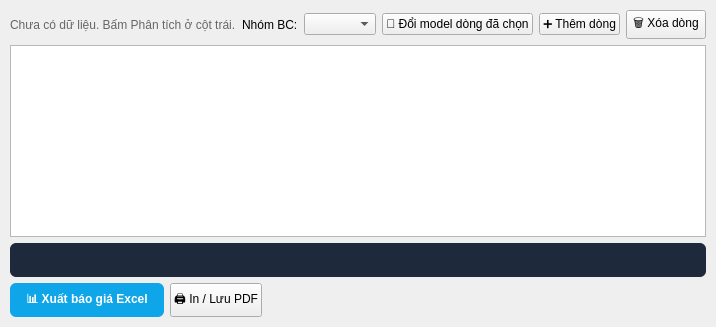
       <widget class="QWidget" name="tab_bao_gia">
        <attribute name="title">
         <string>⑥ Báo giá</string>
        </attribute>
        <layout class="QVBoxLayout" name="lay_bg">
         <property name="leftMargin">
          <number>10</number>
         </property>
         <property name="topMargin">
          <number>10</number>
         </property>
         <property name="rightMargin">
          <number>10</number>
         </property>
         <property name="bottomMargin">
          <number>10</number>
         </property>
         <property name="spacing">
          <number>6</number>
         </property>
         <item>
          <layout class="QHBoxLayout" name="row_bg_bar">
           <item>
            <widget class="QLabel" name="lbl_bg_info">
             <property name="text">
              <string>Chưa có dữ liệu. Bấm Phân tích ở cột trái.</string>
             </property>
             <property name="styleSheet">
              <string notr="true">color:#666;</string>
             </property>
            </widget>
           </item>
           <item>
            <widget class="QLabel" name="lbl_bg_nhom">
             <property name="text">
              <string>Nhóm BC:</string>
             </property>
            </widget>
           </item>
           <item>
            <widget class="QComboBox" name="cbo_bg_group" />
           </item>
           <item>
            <widget class="QPushButton" name="but_doi_model">
             <property name="text">
              <string>🔄 Đổi model dòng đã chọn</string>
             </property>
            </widget>
           </item>
           <item>
            <widget class="QPushButton" name="but_them_dong">
             <property name="text">
              <string>➕ Thêm dòng</string>
             </property>
            </widget>
           </item>
           <item>
            <widget class="QPushButton" name="but_xoa_dong">
             <property name="text">
              <string>🗑️ Xóa dòng</string>
             </property>
            </widget>
           </item>
          </layout>
         </item>
         <item>
          <widget class="QTableWidget" name="tb_bg" />
         </item>
         <item>
          <widget class="QLabel" name="lbl_tong">
           <property name="styleSheet">
            <string notr="true">padding:10px; background:#1e293b; color:white; border-radius:6px; font-weight:600;</string>
           </property>
           <property name="text">
            <string />
           </property>
          </widget>
         </item>
         <item>
          <layout class="QHBoxLayout" name="row_bg_btns">
           <item>
            <widget class="QPushButton" name="but_xuat_excel">
             <property name="minimumSize">
              <size>
               <width>0</width>
               <height>34</height>
              </size>
             </property>
             <property name="styleSheet">
              <string notr="true">QPushButton { background:#0ea5e9; color:white; font-weight:600; padding:6px 16px; border-radius:6px; }
QPushButton:hover { background:#0284c7; }</string>
             </property>
             <property name="text">
              <string>📊 Xuất báo giá Excel</string>
             </property>
            </widget>
           </item>
           <item>
            <widget class="QPushButton" name="but_in_pdf">
             <property name="minimumSize">
              <size>
               <width>0</width>
               <height>34</height>
              </size>
             </property>
             <property name="text">
              <string>🖨️ In / Lưu PDF</string>
             </property>
            </widget>
           </item>
           <item>
            <spacer name="sp4">
             <property name="orientation">
              <enum>Qt::Horizontal</enum>
             </property>
             <property name="sizeHint">
              <size>
               <width>40</width>
               <height>20</height>
              </size>
             </property>
            </spacer>
           </item>
          </layout>
         </item>
        </layout>
       </widget>
